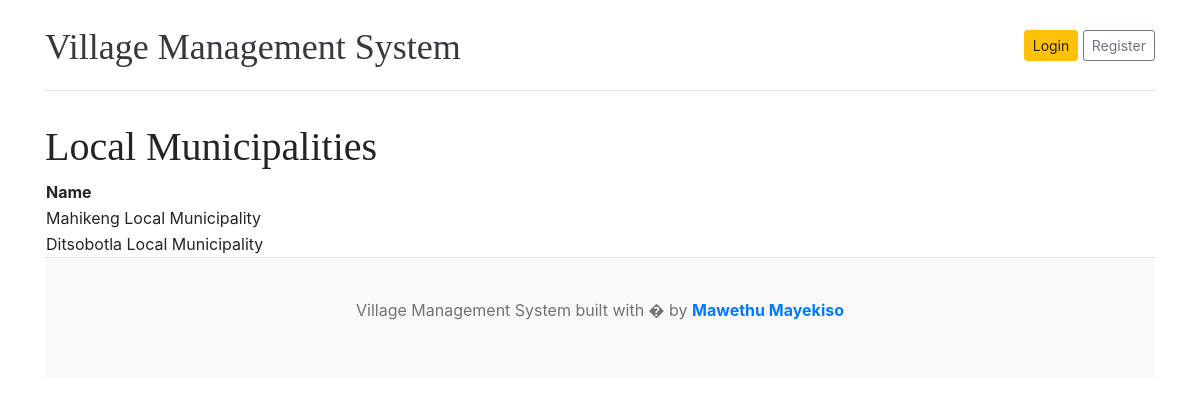
The page /residents/municipalities/ on the database its author committed.
### residents/models.py (models this page shows, shortened)
class Municipality(models.Model):
    name = models.CharField(max_length=100)
    district = models.ForeignKey(DistrictMunicipality, on_delete=models.CASCADE)

### residents/views.py (the view)
# urls.py: path('municipalities/', views.municipality_list, name='municipality_list'),
def municipality_list(request):
    municipalities = Municipality.objects.all()
    return render(request, 'municipality_list.html', {'municipalities': municipalities})

### templates/municipality_list.html
{% extends 'base.html' %}
{% block content %}
<h1>Local Municipalities</h1>
    <table>
        <thead>
            <tr>
                <th>Name</th>
            </tr>
        </thead>
        <tbody>
            {% for municipality in municipalities %}
                <tr>
                    <td>{{ municipality.name }}</td>
                </tr>
            {% endfor %}
        </tbody>
    </table>
{% endblock content %}

### orm_series/static/css/style.css (style rules this page uses)
h1, h2, h3, h4, h5, h6 { font-family: "Playfair Display", Georgia, "Times New Roman", serif; }

### rows shown on the page
Municipality: name "Mahikeng Local Municipality"
Municipality: name "Ditsobotla Local Municipality"
